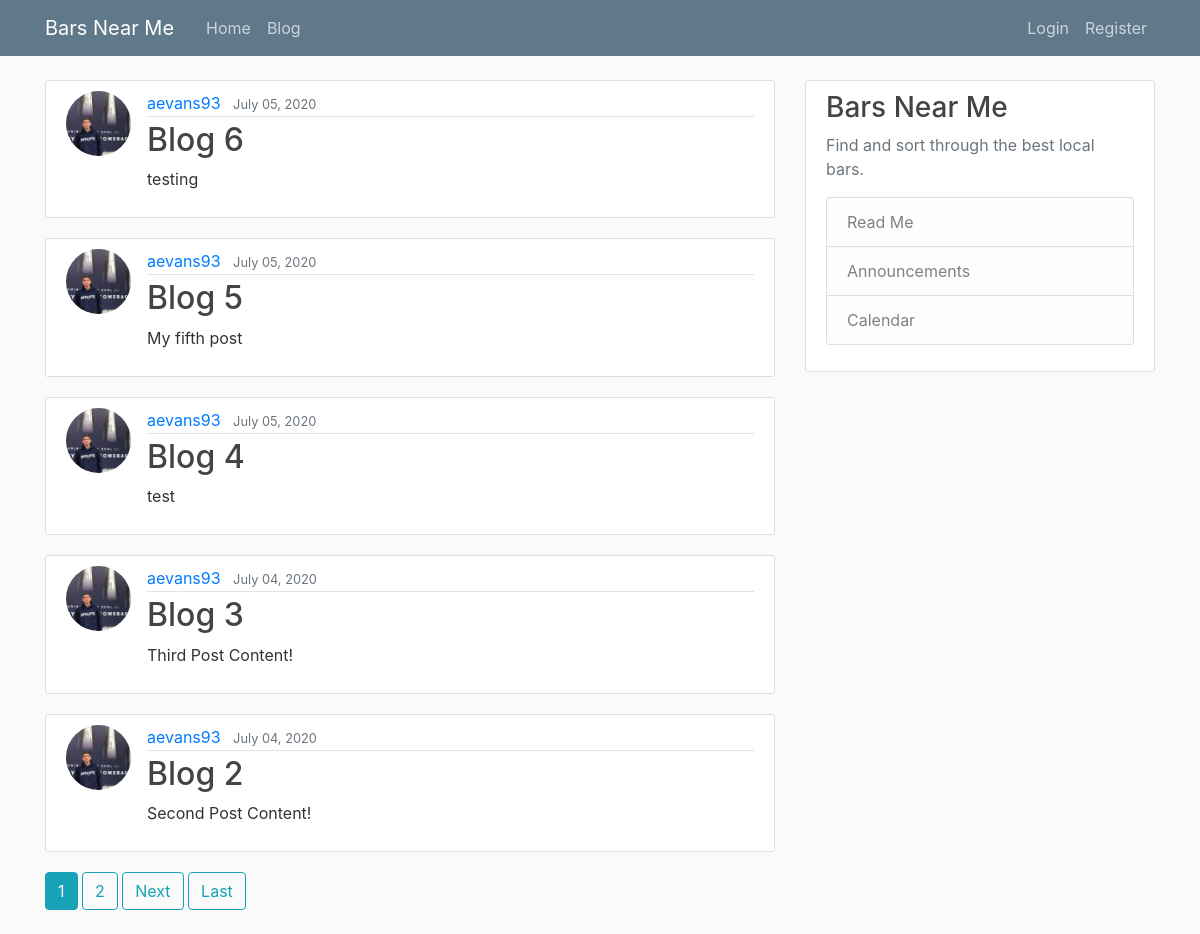
Before: /blog/ with the older database file.
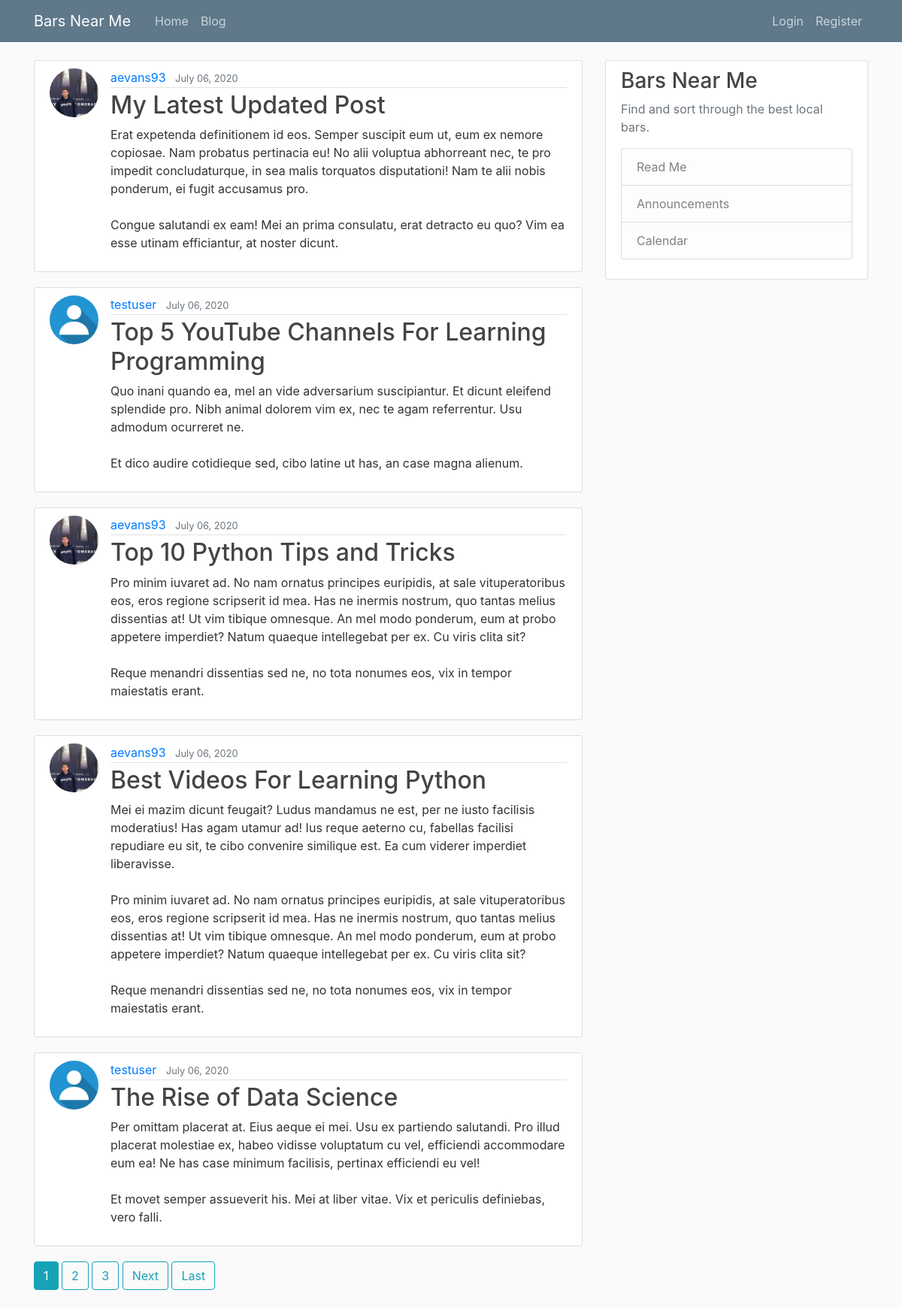
After: the same page with the newer database file.
### blog/models.py (models this page shows, shortened)
class Post(models.Model):
    title = models.CharField(max_length=100)
    content = models.TextField()
    date_posted = models.DateTimeField(default=timezone.now)
    author = models.ForeignKey(User, on_delete=models.CASCADE)

### users/models.py (models this page shows, shortened)
class Account(models.Model):
    user = models.OneToOneField(User, on_delete=models.CASCADE) # Add: on_delete=models.CASCADE as a second argument for handline deleting accounts but not the user
    image = models.ImageField(default='default.jpg', upload_to='account_pics')

### blog/views.py (the view)
# urls.py: path('blog/', PostListView.as_view(), name="blog-blog"),
class PostListView(ListView):
    model = Post
    template_name = 'blog/blog.html' # <app>/<model>_<viewtype>.html
    context_object_name = 'posts'
    ordering = ['-date_posted']
    paginate_by = 5

### blog/templates/blog/blog.html (shortened to what this page needs)
{% extends "blog/base.html" %}
{% block content %}
    {% for post in posts %}
        <article class="media content-section">
            <img class="rounded-circle article-img"src="{{ post.author.account.image.url }}" alt="">
            <div class="media-body">
            <div class="article-metadata">
                <a class="mr-2" href="{% url 'user-posts' post.author.username %}">{{ post.author }}</a>
                <small class="text-muted">{{ post.date_posted|date:"F d, Y" }}</small>
            </div>
            <h2><a class="article-title" href="{% url 'post-detail' post.id %}">{{ post.title }}</a></h2>
            <p class="article-content">{{ post.content }}</p>
            </div>
        </article>
    {% endfor %}
    {% if is_paginated %}
        {% for num in page_obj.paginator.page_range %}
            {% if page_obj.number == num %}
                <a class="btn btn-info mb-4" href="?page={{ num }}">{{ num }}</a>
            {% elif num > page_obj.number|add:'-3' and num < page_obj.number|add:'+3' %}
                <a class="btn btn-outline-info mb-4" href="?page={{ num }}">{{ num }}</a>
            {% endif %}
        {% endfor %}
        {% if page_obj.has_next %}
            <a class="btn btn-outline-info mb-4" href="?page={{ page_obj.next_page_number }}">Next</a>
            <a class="btn btn-outline-info mb-4" href="?page={{ page_obj.paginator.num_pages }}">Last</a>
        {% endif %}
    {% endif %}
{% endblock content %}

Changed rows visible on the page:
no longer on this page (row unchanged): Post: author.account.image (picture), author "aevans93", date_posted "July 05, 2020", title "Blog 6", content "testing"
no longer on this page (row unchanged): Post: author.account.image (picture), author "aevans93", date_posted "July 05, 2020", title "Blog 5", content "My fifth post"
no longer on this page (row unchanged): Post: author.account.image (picture), author "aevans93", date_posted "July 05, 2020", title "Blog 4", content "test"
no longer on this page (row unchanged): Post: author.account.image (picture), author "aevans93", date_posted "July 04, 2020", title "Blog 3", content "Third Post Content!"
no longer on this page (row unchanged): Post: author.account.image (picture), author "aevans93", date_posted "July 04, 2020", title "Blog 2", content "Second Post Content!"
added Post: author.account.image (picture), author "aevans93", date_posted "July 06, 2020", title "My Latest Updated Post", content "Erat expetenda definitionem id eos. Semper suscipit eum ut, eum ex nemore copiosae. Nam probatus pertinacia eu! No alii voluptua abhorreant nec, te pro impedit concludaturque, in sea malis torquatos disputationi! Nam te alii nobis ponderum, ei fugit accusamus pro. Congue salutandi ex eam! Mei an prima consulatu, erat detracto eu quo? Vim ea esse utinam efficiantur, at noster dicunt."
added Post: author.account.image (placeholder picture), author "testuser", date_posted "July 06, 2020", title "Top 5 YouTube Channels For Learning Programming", content "Quo inani quando ea, mel an vide adversarium suscipiantur. Et dicunt eleifend splendide pro. Nibh animal dolorem vim ex, nec te agam referrentur. Usu admodum ocurreret ne. Et dico audire cotidieque sed, cibo latine ut has, an case magna alienum."
added Post: author.account.image (picture), author "aevans93", date_posted "July 06, 2020", title "Top 10 Python Tips and Tricks", content "Pro minim iuvaret ad. No nam ornatus principes euripidis, at sale vituperatoribus eos, eros regione scripserit id mea. Has ne inermis nostrum, quo tantas melius dissentias at! Ut vim tibique omnesque. An mel modo ponderum, eum at probo appetere imperdiet? Natum quaeque intellegebat per ex. Cu viris clita sit? Reque menandri dissentias sed ne, no tota nonumes eos, vix in tempor maiestatis erant."
added Post: author.account.image (picture), author "aevans93", date_posted "July 06, 2020", title "Best Videos For Learning Python", content "Mei ei mazim dicunt feugait? Ludus mandamus ne est, per ne iusto facilisis moderatius! Has agam utamur ad! Ius reque aeterno cu, fabellas facilisi repudiare eu sit, te cibo convenire similique est. Ea cum viderer imperdiet liberavisse. Pro minim iuvaret ad. No nam ornatus principes euripidis, at sale vituperatoribus eos, eros regione scripserit id mea. Has ne inermis nostrum, quo tantas melius dissentias at! Ut vim tibique omnesque. An mel modo ponderum, eum at probo appetere imperdiet? Natum quaeque intellegebat per ex. Cu viris clita sit? Reque menandri dissentias sed ne, no tota nonumes eos, vix in tempor maiestatis erant."
added Post: author.account.image (placeholder picture), author "testuser", date_posted "July 06, 2020", title "The Rise of Data Science", content "Per omittam placerat at. Eius aeque ei mei. Usu ex partiendo salutandi. Pro illud placerat molestiae ex, habeo vidisse voluptatum cu vel, efficiendi accommodare eum ea! Ne has case minimum facilisis, pertinax efficiendi eu vel! Et movet semper assueverit his. Mei at liber vitae. Vix et periculis definiebas, vero falli."
Other visible differences:
new list line: "3"
